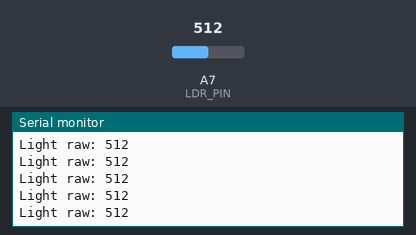
This sketch was run on a simulated Arduino Mega 2560, built with avr-gcc and run on an emulated ATmega2560. On the bench: the last lines printed to the serial monitor. The inputs (shaded band) are chosen by the test bench; at power-on: A7 (LDR_PIN) = 512.

Above: at 1.2 s.
1.3 s: A7 (LDR_PIN) set to 716
At 1.56 s:
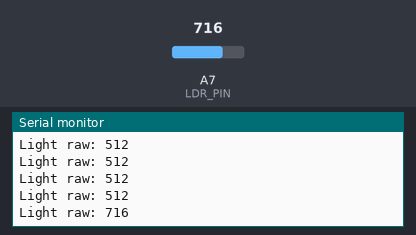
2.8 s: A7 (LDR_PIN) set to 900
At 2.96 s:
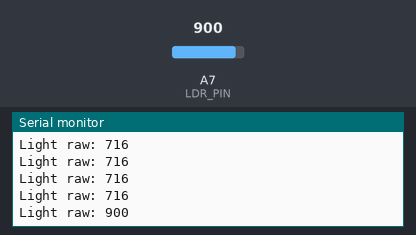
Timing chart, 0 to 5.8 s (numbered marks = the images above; inputs shaded):
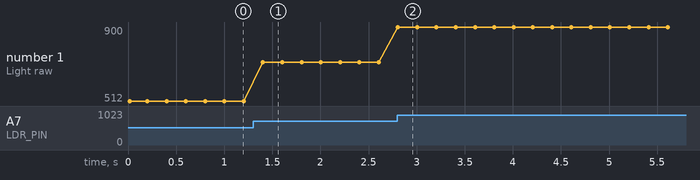

Measured:
- after the input at 1.3 s, the serial monitor: prints a new line after 0.10 s (image 1)
- after the input at 2.8 s, the serial monitor: prints a new line at once (image 2)
- plotted number 1: 512 → 716 after the input at 1.3 s, 716 → 900 after the input at 2.8 s

The sketch:

LDR_Test.ino
```cpp
/*
  LDR_Test.ino

  Minimal diagnostic test for one photoresistor.

  WIRING

    5V
     |
    LDR
     |
     +------ Mega A0
     |
    10 kOhm
     |
    GND

  With this wiring:
    more light -> larger ADC value
    less light -> smaller ADC value

  This is NOT a lux measurement.
*/

const uint8_t LDR_PIN = A7;

void setup()
{
  Serial.begin(9600);

  Serial.println("LDR_Test ready.");
}

void loop()
{
  int lightRaw = analogRead(LDR_PIN);

  Serial.print("Light raw: ");
  Serial.println(lightRaw);

  delay(200);
}
```
